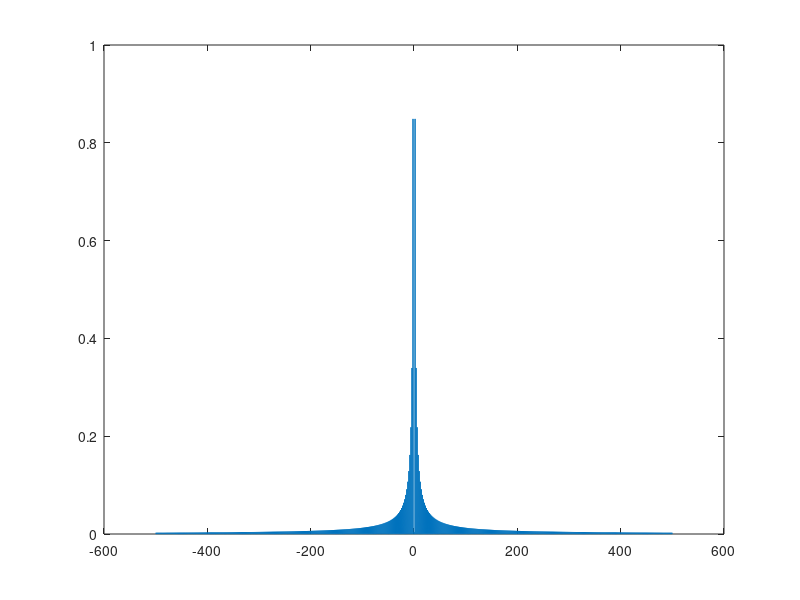

The MATLAB source for this figure:
pkg load signal

function result = sq(A,t, period)
  result = square(2*pi.*t/period);
endfunction

function result = co(A,t, period)
  result = cos(2*pi.*t/period);
endfunction
fs = 1000;
t = -4:1/fs:4;
multi = sq(1,t,1) .* co(1,t,1);
%plot(t,multi);
N=length(multi);
x=-(-N/2:(N/2)-1)*(fs/N);
multi_ft=fft(multi);
multi_ft_abs= abs(multi_ft);
multi_ft_abs_shift = fftshift(multi_ft_abs/(N/2));
plot(x,multi_ft_abs_shift);
